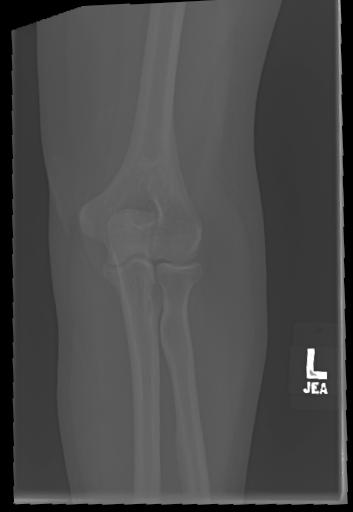
#> input picture sample.jpg, 353 x 512 px
$ python script.py sample.jpg
#> lines starting #> are read from the running program, lines starting #| are printed output that depends on the picture
#!/usr/bin/env python3

import argparse
import os
import cv2
import numpy as np

def negative_transform(img):
    """Apply negative transformation."""
    return 255 - img

def gamma_transform(img, gamma=0.5):
    """Power-law (gamma) transformation."""
    img_float = img / 255.0
    img_gamma = np.power(img_float, gamma)
    return np.uint8(img_gamma * 255)

def main():
    parser = argparse.ArgumentParser(description="Image Enhancement Script")
    parser.add_argument("input", help="Path to input image")
    args = parser.parse_args()

    img = cv2.imread(args.input)
#> img is the input picture: shape (512, 353, 3); min 0, max 255, mean 74.1
    if img is None:
        raise FileNotFoundError(f"Cannot read image at {args.input}")

    print("Choose enhancement to apply:")
    print("1. Negative")
    print("2. Gamma")
    print("3. Both Negative + Gamma")
    choice = input("Enter 1, 2, or 3: ").strip()
#> the answer given: 1

    if choice == "1":
        enhanced = negative_transform(img)
#> in negative_transform, `return 255 - img`:
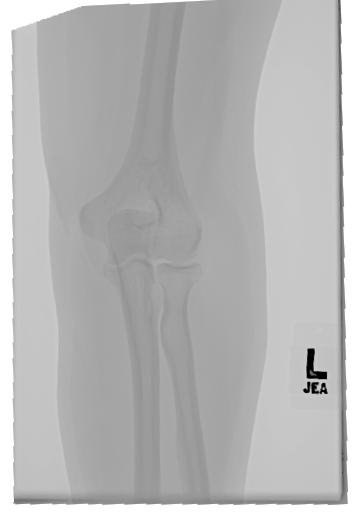
#> returned value: shape (512, 353, 3); min 0, max 255, mean 180.9
    elif choice == "2":
        gamma_val = float(input("Enter gamma value (e.g., 0.5, 1.5): "))
        enhanced = gamma_transform(img, gamma=gamma_val)
    elif choice == "3":
        gamma_val = float(input("Enter gamma value for Gamma transform: "))
        enhanced = gamma_transform(img, gamma=gamma_val)
        enhanced = negative_transform(enhanced)
    else:
        print("Invalid choice. Exiting.")
        return

    in_dir = os.path.dirname(os.path.abspath(args.input))
    out_dir = os.path.join(in_dir, "output")
    os.makedirs(out_dir, exist_ok=True)

    filename = os.path.basename(args.input)
    name, ext = os.path.splitext(filename)
    out_path = os.path.join(out_dir, f"enh_{name}{ext}")

    cv2.imwrite(out_path, enhanced)
    print(f"Enhanced image saved to: {out_path}")

if __name__ == "__main__":
    main()
